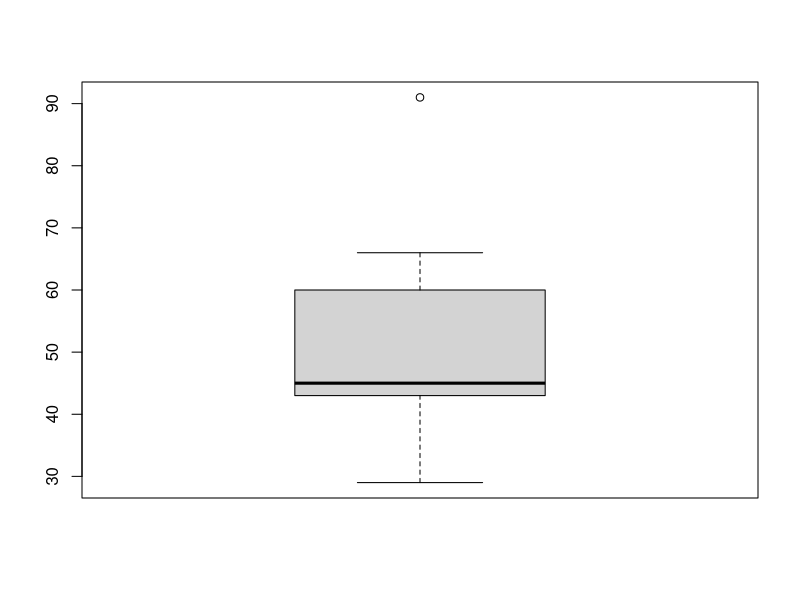
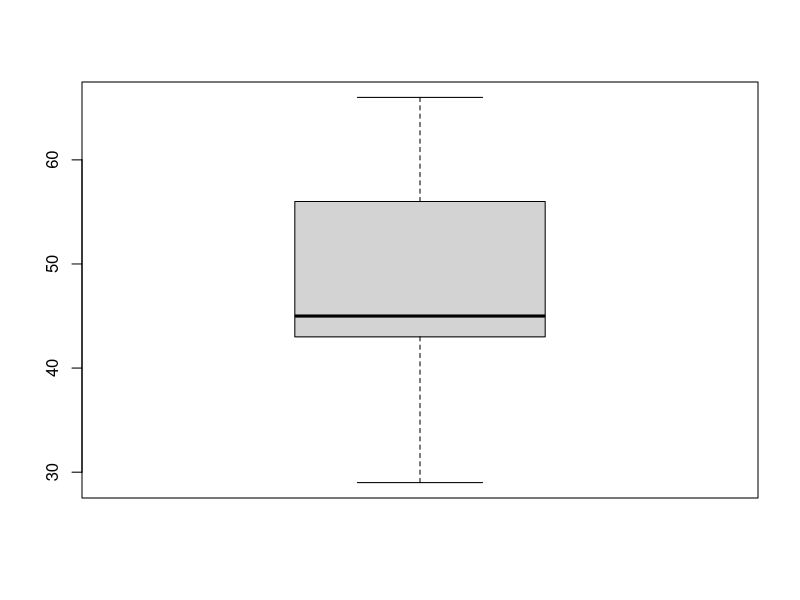
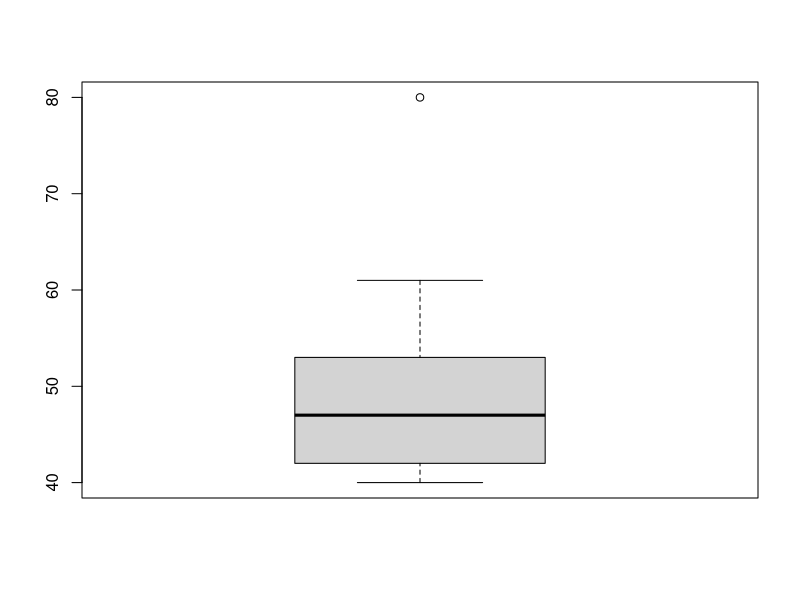
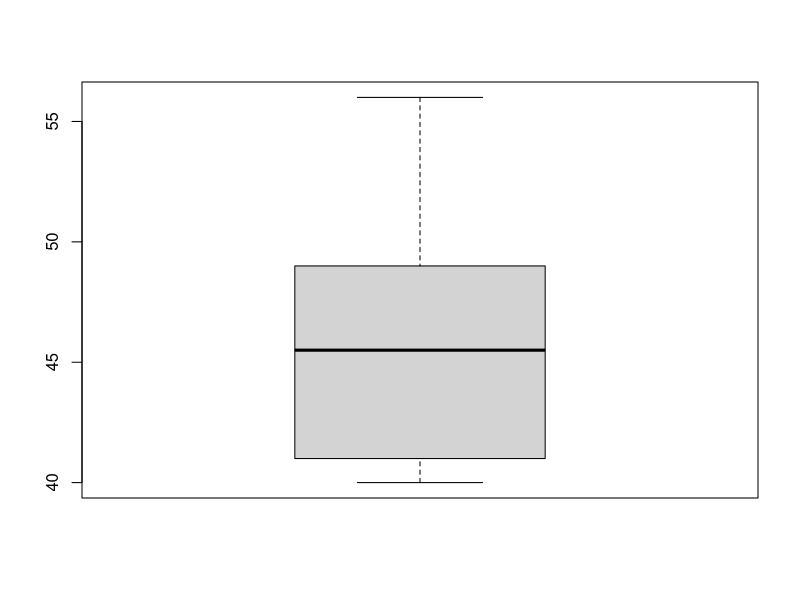

Source code (R) for these figures, in order:
lun <- c(45,43,43,66,91,53,35,45,29,64,56)

xl<-mean(lun);xl
nl<-length(lun);nl
sl<-sd(lun);sl
quantile(lun)
boxplot(lun)

lun2 <- c(45,43,43,66,53,35,45,29,64,56)

xl<-mean(lun2);xl
nl<-length(lun2);nl
sl<-sd(lun2);sl
quantile(lun2)
boxplot(lun2)

vie<-c(43,41,45,46,61,56,80,40,48,49,50,41)
xv<-mean(vie);xv
nv<-length(vie);nv
sv<-sd(vie);sv
quantile(vie)
boxplot(vie)

vie2<-c(43,41,45,46,56,40,48,49,50,41)
xv<-mean(vie2);xv
nv<-length(vie2);nv
sv<-sd(vie2);sv
quantile(vie2)
boxplot(vie2)

#LUNES
#valor t el lunes x +/- t_alfa(se)
se_l <-sl/sqrt(nl);se_l
#t_alfa para n = 10 es df = n-1 = 10-1 = 9 grados de libertad para intervalo 
#de confianza de 95%, alfa=0.05 y alfa/2 = 0.025
t_alfa<-qt(p = 0.95+0.05/2, df = 9, lower.tail = TRUE)
t_alfa
lim_sup<-xl+(t_alfa*se_l); lim_sup
lim_inf<-xl-(t_alfa*se_l); lim_inf


#VIERNES
#valor t el lunes x +/- t_alfa(se)
se_v <-sv/sqrt(nv);se_v
#t_alfa para n = 10 es df = n-1 = 10-1 = 9 grados de libertad para intervalo 
#de confianza de 95%, alfa=0.05 y alfa/2 = 0.025
t_alfa<-qt(p = 0.95+0.05/2, df = 8, lower.tail = TRUE)
t_alfa
lim_sup<-xv+(t_alfa*se_v); lim_sup
lim_inf<-xv-(t_alfa*se_v); lim_inf
